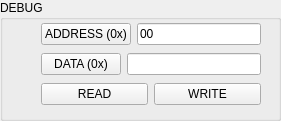
   <widget class="QGroupBox" name="Debug_group">
    <property name="enabled">
     <bool>true</bool>
    </property>
    <property name="geometry">
     <rect>
      <x>10</x>
      <y>770</y>
      <width>281</width>
      <height>121</height>
     </rect>
    </property>
    <property name="title">
     <string>DEBUG</string>
    </property>
    <widget class="QWidget" name="layoutWidget">
     <property name="geometry">
      <rect>
       <x>41</x>
       <y>21</y>
       <width>220</width>
       <height>89</height>
      </rect>
     </property>
     <layout class="QVBoxLayout" name="verticalLayout_6">
      <item>
       <layout class="QHBoxLayout" name="horizontalLayout_77">
        <item>
         <widget class="QPushButton" name="address">
          <property name="text">
           <string>ADDRESS (0x)</string>
          </property>
         </widget>
        </item>
        <item>
         <widget class="QLineEdit" name="address_edt">
          <property name="text">
           <string>00</string>
          </property>
         </widget>
        </item>
       </layout>
      </item>
      <item>
       <layout class="QHBoxLayout" name="horizontalLayout_78">
        <item>
         <widget class="QPushButton" name="address_2">
          <property name="text">
           <string>DATA (0x)</string>
          </property>
         </widget>
        </item>
        <item>
         <widget class="QLineEdit" name="data_edt"/>
        </item>
       </layout>
      </item>
      <item>
       <layout class="QHBoxLayout" name="horizontalLayout_79">
        <item>
         <widget class="QPushButton" name="read">
          <property name="text">
           <string>READ</string>
          </property>
         </widget>
        </item>
        <item>
         <widget class="QPushButton" name="write">
          <property name="text">
           <string>WRITE</string>
          </property>
         </widget>
        </item>
       </layout>
      </item>
     </layout>
    </widget>
   </widget>
